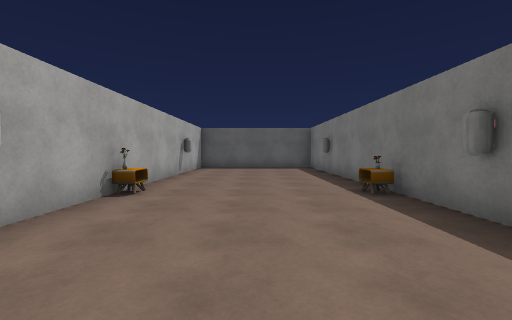
View 1 (above)

12 first-person views from a walk through a scene from a Unity 3-D project. The camera is 1.3 m above the floor, tilts 2° down and sees 90° across. The floor is counted in squares, 1.8 m on a side. Each view is taken from the middle of a square. On the plan, view 1 faces up. The plan holds only what a view shows up to about 9 squares ahead; the rest is blank. The player character is not drawn. Some surface patterns are stand-ins.

View 2
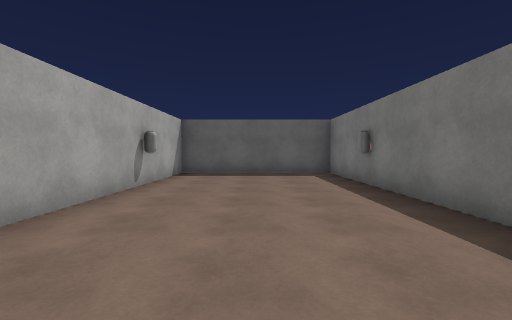

View 3
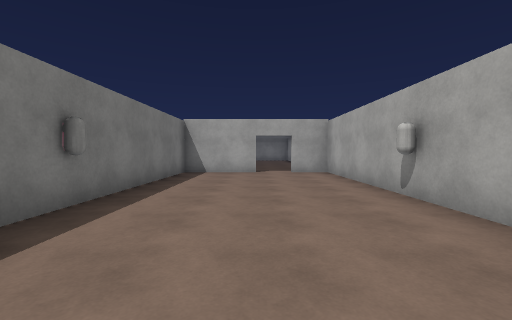

View 4
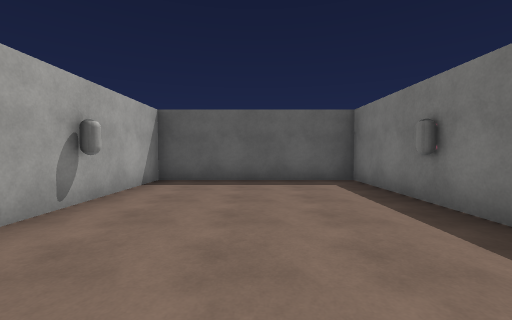

View 5
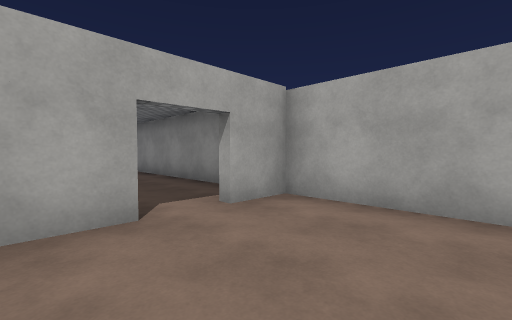

View 6
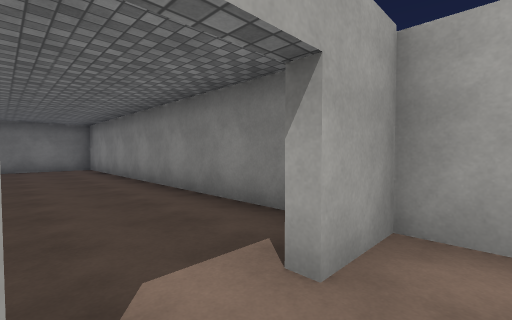

View 7
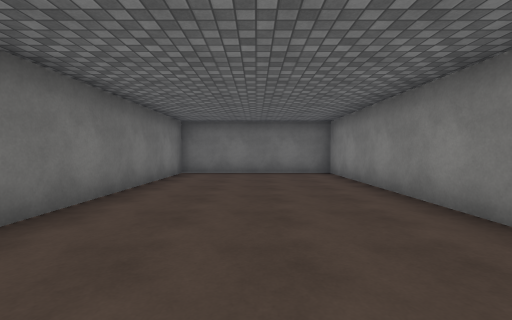

View 8
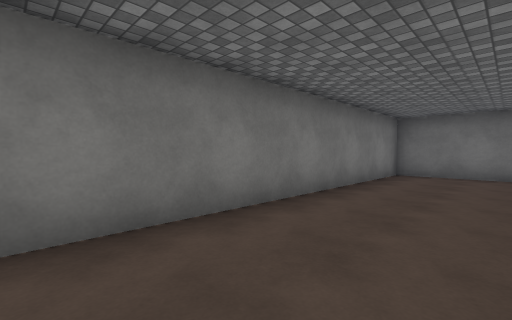

View 9
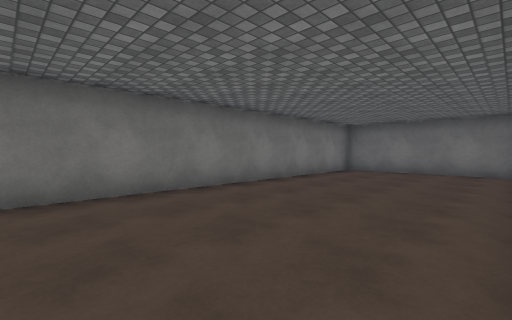

View 10
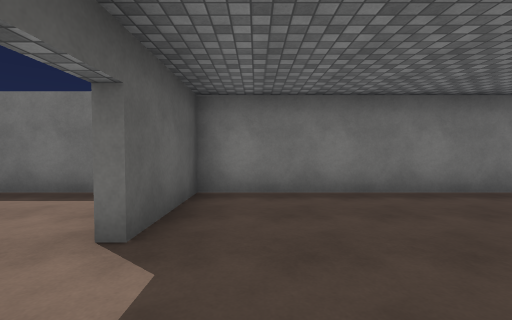

View 11
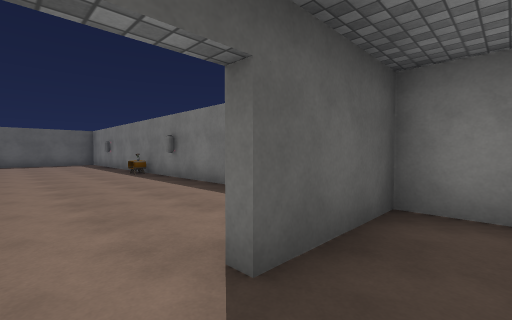

View 12
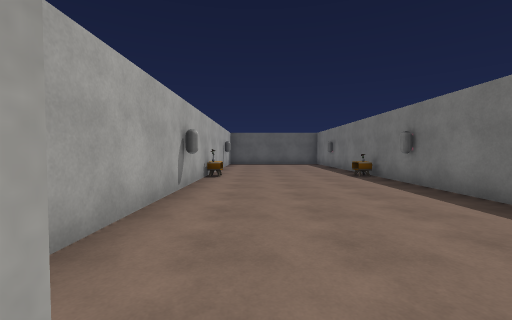

### Floor plan
Ten units are one square. View 1 is at (0, 0); x grows to the right and y downward. Boxes are objects, and circles mark ways between rooms. Rooms are numbered by the first view taken in them; rooms with no view inside come last. Other rooms are left out.
<svg viewBox="-30 -119 60 258">
<path fill="none" stroke="#000" d="M0 27 24 27 24 -114 -24 -114 -24 27 -11 27M-24 39 -24 134 24 134 24 30 0 30"/>
<rect x="-25" y="-45" width="10" height="10" fill="#bbb"><title>other object</title></rect>
<rect x="15" y="-45" width="10" height="10" fill="#bbb"><title>other object</title></rect>
<circle cx="-5" cy="30" r="3" fill="#2a7"/>
<text x="0" y="-50">1</text>
<text x="0" y="80">2</text>
</svg>
Room 1 opens to room 2.

Where each view was taken, in squares from view 1:
view 1: 0 up, 0 right, facing up
view 2: 3 up, 0 right, facing up
view 3: 6 up, 0 right, facing down
view 4: 5 up, 0 right, facing up
view 5: 0 up, 1 right, facing down-left
view 6: 2 down, 0 right, facing down-left
view 7: 5 down, 0 right, facing down
view 8: 5 down, 0 right, facing down-right
view 9: 4 down, 2 left, facing down-right
view 10: 4 down, 2 left, facing right
view 11: 4 down, 1 left, facing up-right
view 12: 3 down, 1 left, facing up
